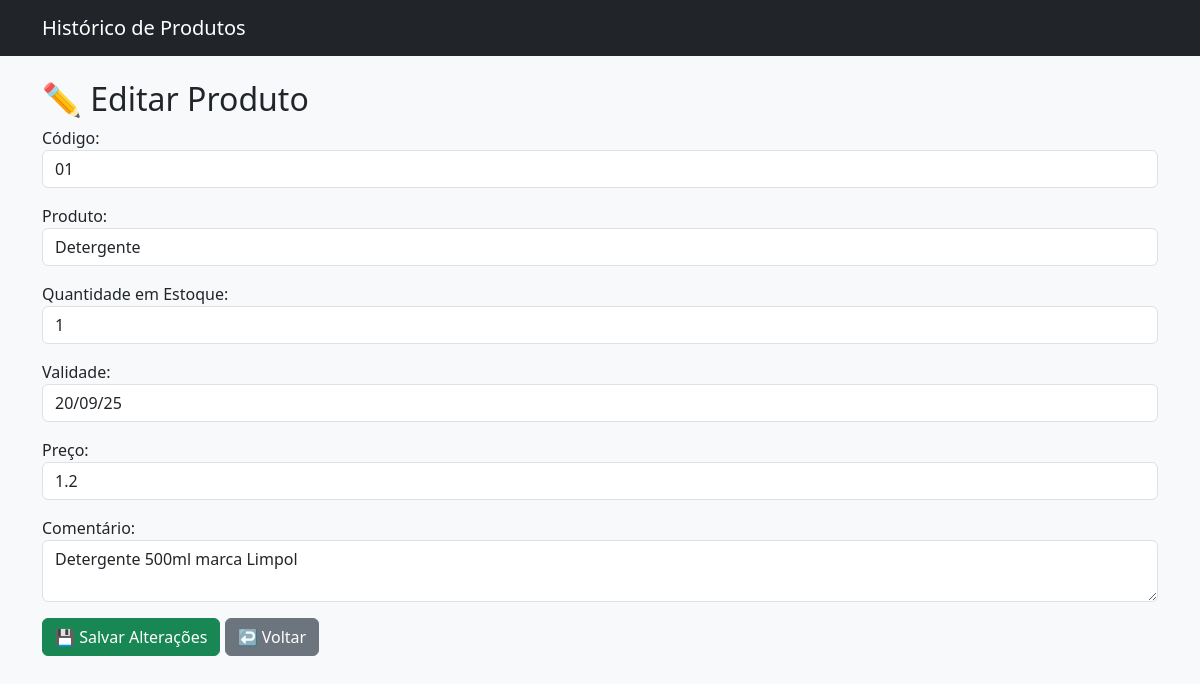
/editproduct/1, run on the app's committed database.
### app.py (models this page shows)
class Item(db.Model):
    id = db.Column(db.Integer, primary_key=True)
    codigo = db.Column(db.String(20), unique=True, nullable=False)
    produto = db.Column(db.String(100), nullable=False)
    quantidade_estoque = db.Column(db.Integer, nullable=False)
    validade = db.Column(db.String(20))
    preco = db.Column(db.Float)
    comentario = db.Column(db.String(255))  # <-- Adicionado

### app.py (the view, shortened to what this page needs)
@app.route('/editproduct/<int:id>', methods=['GET', 'POST'])
def editproduct(id):
    item = Item.query.get_or_404(id)
    return render_template('editproduct.html', item=item)

### templates/editproduct.html
{% extends "history.html" %}
{% block content %}
<div class="container mt-4">
    <h2>✏️ Editar Produto</h2>
    <form method="POST">
        <div class="mb-3">
            <label>Código:</label>
            <input type="text" name="codigo" value="{{ item.codigo }}" class="form-control" required>
        </div>
        <div class="mb-3">
            <label>Produto:</label>
            <input type="text" name="produto" value="{{ item.produto }}" class="form-control" required>
        </div>
        <div class="mb-3">
            <label>Quantidade em Estoque:</label>
            <input type="number" name="quantidade" value="{{ item.quantidade_estoque }}" class="form-control" required>
        </div>
        <div class="mb-3">
            <label>Validade:</label>
            <input type="text" name="validade" value="{{ item.validade }}" class="form-control">
        </div>
        <div class="mb-3">
            <label>Preço:</label>
            <input type="number" step="0.01" name="preco" value="{{ item.preco }}" class="form-control">
        </div>
        <div class="mb-3">
            <label>Comentário:</label>
            <textarea name="comentario" class="form-control">{{ item.comentario }}</textarea>
        </div>
        <button type="submit" class="btn btn-success">💾 Salvar Alterações</button>
        <a href="{{ url_for('index') }}" class="btn btn-secondary">↩️ Voltar</a>
    </form>
</div>
{% endblock content %}

### data on the page
Item: codigo "01", produto "Detergente", quantidade "1", validade "20/09/25", preco "1.2", comentario "Detergente 500ml marca Limpol"
